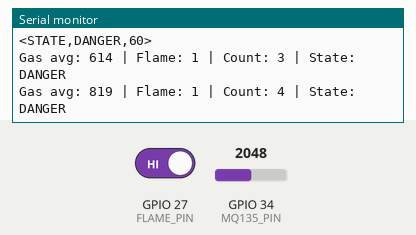
A sketch run on a simulated ESP32. Shown: the last lines printed to the serial monitor. Inputs (shaded band) come from the test bench; at power-on: GPIO 34 (MQ135_PIN) = 2048, GPIO 27 (FLAME_PIN) HIGH.

Above: at 2.2 s.
2.3 s: GPIO 34 (MQ135_PIN) set to 109
At 2.43 s:
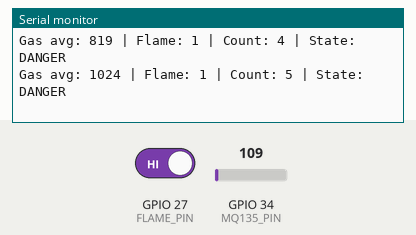
3.8 s: GPIO 34 (MQ135_PIN) set to 93
At 5.74 s:
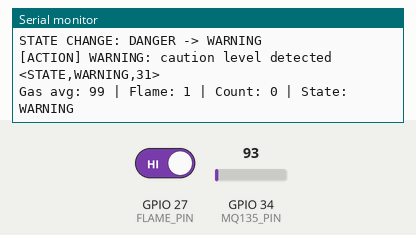
Timing chart, 0 to 7.2 s (numbered marks = the images above; inputs shaded):
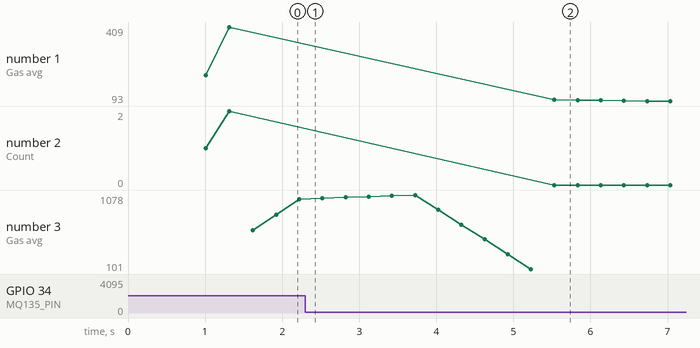

Measured:
- the behaviour switches between 101 and 100 on GPIO 34 (MQ135_PIN) (found by bisection; images 1 and 2)
- after the input at 3.8 s, the serial monitor: prints a new line after 0.22 s (image 2)
- plotted number 1: 409 → 93 after the input at 3.8 s
- plotted number 2: 2 → 0 after the input at 3.8 s
- plotted number 3: 1024 → 1078 after the input at 2.3 s, 1078 → 101 after the input at 3.8 s

The sketch:

AMR_state_v5.ino.ino
```cpp
/*
 * File: AMR_state_v5.ino
 * Target: ESP32 #1 (AMR)
 *
 * Description:
 * MQ-135 가스 센서와 KY-026 불꽃 센서를 이용해
 * SAFE / WARNING / DANGER 상태를 판단하고,
 * 상태 변화가 발생할 때마다 RPi가 읽을 수 있는 메시지 형식으로 출력하는 코드.
 *
 * Key Features:
 * 1. Moving Average
 *    - MQ-135 값의 순간 노이즈를 줄이기 위해 최근 SAMPLE_COUNT개의 평균 사용.
 *
 * 2. Persistence Filter
 *    - dangerCount는 위험 조건이 연속으로 감지된 횟수.
 *    - 한 번 튄 값은 바로 DANGER로 보지 않고,
 *      DANGER_COUNT_THRESHOLD 이상 연속 감지될 때 DANGER로 판단.
 *
 * 3. Event-based State Message
 *    - 상태가 바뀌는 순간에만 메시지 출력.
 *
 * 4. XOR Checksum
 *    - RPi가 수신 메시지의 무결성을 확인할 수 있도록 CS 값을 계산.
 *    - 메시지 본문("STATE,VALUE")을 문자 단위로 XOR하여 checksum 생성.
 *
 * Message Format:
 *   <CMD,VALUE,CS>
 *
 * Example:
 *   <STATE,DANGER,5A>
 *
 * Field Description:
 * 1. CMD
 *    - 메시지 종류
 *    - 현재는 "STATE" 사용
 *
 * 2. VALUE
 *    - SAFE    : 정상 상태
 *    - WARNING : 주의 상태
 *    - DANGER  : 위험 상태
 *
 * 3. CS
 *    - Checksum
 *    - "<"와 ">"는 제외하고, "STATE,VALUE" 문자열만 XOR 계산
 *    - 16진수 2자리로 출력
 *
 * System Flow:
 * Sensor Input → Filtering → State Decision → Event Detection → Checksum → Message Output


 /*
 * XOR Checksum Explanation
 *
 * 1. XOR 연산이란?
 *    - 두 비트를 비교해서 다르면 1, 같으면 0을 반환하는 연산
 *
 *    예:
 *      1 XOR 1 = 0
 *      0 XOR 0 = 0
 *      1 XOR 0 = 1
 *      0 XOR 1 = 1
 *
 * 2. 왜 XOR을 사용하는가?
 *    - 데이터 전송 중 오류(비트 변화)를 간단하게 검출하기 위해 사용
 *    - 계산이 매우 빠르고 구현이 쉬움 (임베디드에 적합)
 *
 * 3. 계산 방법
 *    - 문자열의 각 문자(ASCII 코드)를 하나씩 XOR
 *
 *    예:
 *      payload = "STATE,DANGER"
 *
 *      초기값: checksum = 0
 *
 *      checksum = 0 XOR 'S'
 *      checksum = 결과 XOR 'T'
 *      checksum = 결과 XOR 'A'
 *      ...
 *      checksum = 결과 XOR 'R'
 *
 *      → 최종 결과 = checksum
 *
 * 4. 실제 예시
 *
 *    payload: "STATE,DANGER"
 *
 *    ASCII 값:
 *      S = 83
 *      T = 84
 *      A = 65
 *      ...
 *
 *    XOR을 계속 누적하면:
 *
 *      checksum = 0 ^ 83 ^ 84 ^ 65 ^ ...
 *
 *    → 최종값 (예): 0x5A
 *
 *    최종 메시지:
 *
 *      <STATE,DANGER,5A>
 *
 * 5. 핵심 의미
 *
 *    - ESP32가 보낸 데이터와
 *      RPi가 받은 데이터를 같은 방식으로 XOR 계산했을 때
 *
 *    → 값이 같으면 정상
 *    → 다르면 데이터 손상 발생
 */

#include <Arduino.h>

const int MQ135_PIN = 34;
const int FLAME_PIN = 27;

const int GAS_WARNING = 50;
const int GAS_DANGER = 100;

const int SAMPLE_COUNT = 10;
const int READ_DELAY_MS = 300;
const int DANGER_COUNT_THRESHOLD = 3;

int gasSamples[SAMPLE_COUNT];
int sampleIndex = 0;
long gasSum = 0;

int dangerCount = 0;
String previousState = "SAFE";

byte calculateChecksum(String payload) {
  // payload 문자열의 각 문자를 XOR하여 checksum 계산
  byte checksum = 0;

  for (int i = 0; i < payload.length(); i++) {
    checksum ^= payload[i];
  }

  return checksum;
}

void printChecksum(byte checksum) {
  if (checksum < 0x10) {
    Serial.print("0");
  }
  Serial.print(checksum, HEX);
}

void sendStateMessage(String state) {
  String payload = "STATE," + state;
  byte checksum = calculateChecksum(payload);

  Serial.print("<");
  Serial.print(payload);
  Serial.print(",");
  printChecksum(checksum);
  Serial.println(">");
}

void handleSafe() {
  Serial.println("[ACTION] SAFE: monitoring normally");
  sendStateMessage("SAFE");
}

void handleWarning() {
  Serial.println("[ACTION] WARNING: caution level detected");
  sendStateMessage("WARNING");
}

void handleDanger() {
  Serial.println("[ACTION] DANGER: emergency condition detected");
  sendStateMessage("DANGER");
}

void setup() {
  Serial.begin(115200);
  delay(1000);

  pinMode(FLAME_PIN, INPUT);

  for (int i = 0; i < SAMPLE_COUNT; i++) {
    gasSamples[i] = 0;
  }

  Serial.println("AMR_state_v5 start");
  handleSafe();
}

void loop() {
  int gasRaw = analogRead(MQ135_PIN);
  int flameValue = digitalRead(FLAME_PIN);

  gasSum -= gasSamples[sampleIndex];
  gasSamples[sampleIndex] = gasRaw;
  gasSum += gasRaw;
  sampleIndex = (sampleIndex + 1) % SAMPLE_COUNT;

  int gasAverage = gasSum / SAMPLE_COUNT;

  bool dangerNow = (flameValue == 0) || (gasAverage > GAS_DANGER);

  if (dangerNow) {
    dangerCount++;
  } else {
    dangerCount = 0;
  }

  String currentState = "SAFE";

  if (dangerCount >= DANGER_COUNT_THRESHOLD) {
    currentState = "DANGER";
  } else if (gasAverage > GAS_WARNING) {
    currentState = "WARNING";
  }

  if (currentState != previousState) {
    Serial.print("STATE CHANGE: ");
    Serial.print(previousState);
    Serial.print(" -> ");
    Serial.println(currentState);

    if (currentState == "SAFE") {
      handleSafe();
    } else if (currentState == "WARNING") {
      handleWarning();
    } else if (currentState == "DANGER") {
      handleDanger();
    }

    previousState = currentState;
  }

  Serial.print("Gas avg: ");
  Serial.print(gasAverage);
  Serial.print(" | Flame: ");
  Serial.print(flameValue);
  Serial.print(" | Count: ");
  Serial.print(dangerCount);
  Serial.print(" | State: ");
  Serial.println(currentState);

  delay(READ_DELAY_MS);
}
```
